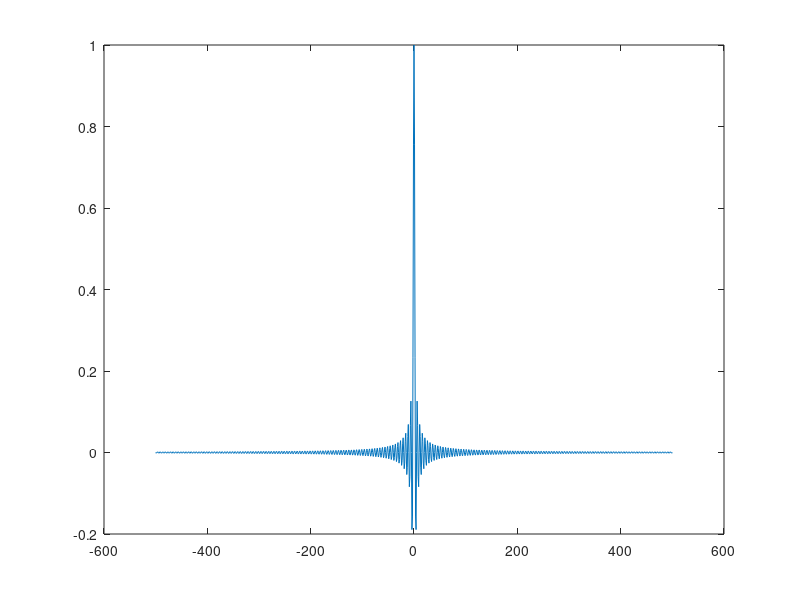
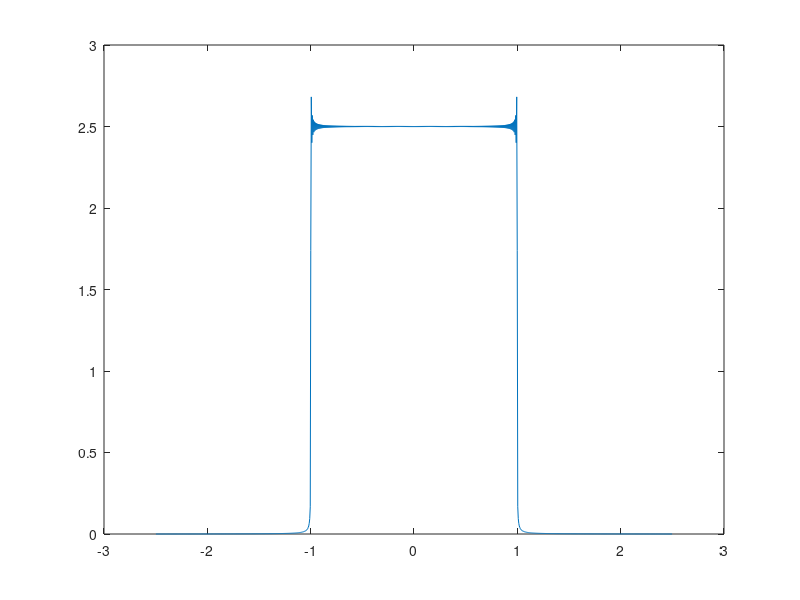
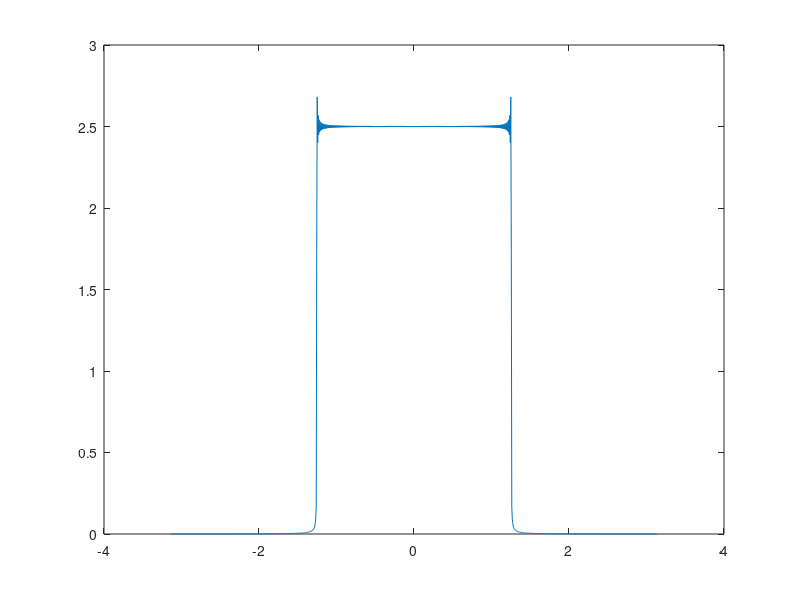
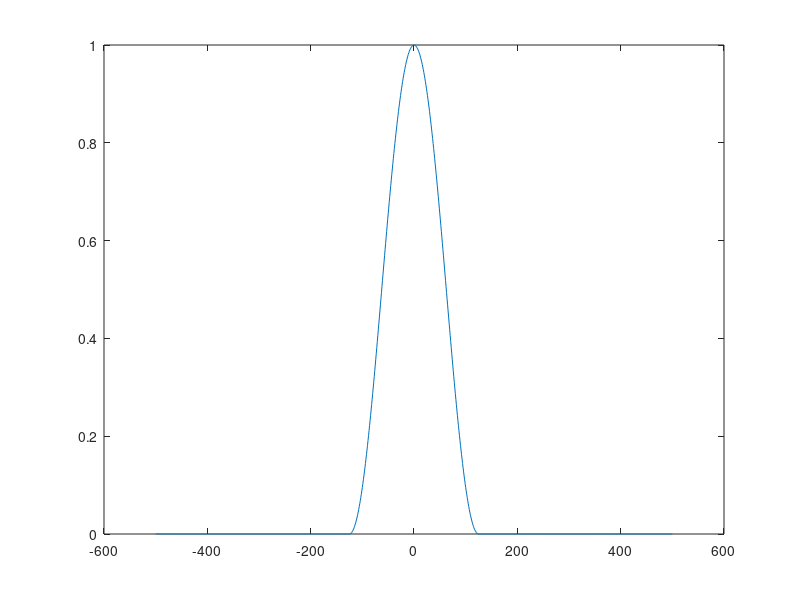

Write the MATLAB code that produced these figures, in order.
% 1(a) 
N = 1001;
T = 100;
N1 = 500;
n = -N1:1:N1;
Ts = T/N1;
x = sinc(2.*n*Ts);
figure;
plot(n,x);

% 1(b)
y = fft(x,N);
Xf = fftshift(abs(y));
Fs = 1/Ts;
omega = Fs*(-N1:N1)/N;
figure;
plot(omega,Xf);

% 1(c)

Xk = 0;
k = -N1:N1;
omega_k = 2*pi*(k-1)/N;
for q=1:N
    index = -N1+q-1;
    Xk=Xk+x(q)*exp((-1i)*2*pi*(index)*(k-1)/N);
end

figure;
plot(omega_k,abs(Xk));

% 1(d)
Tw = T/2;
w = 1:N;
for i = 1:N
    j = -N1+(i-1);
    if(abs(j*Ts)<=Tw/2)
        w(i) = 1/2*(1+cos(2*pi*abs(j*Ts)/Tw));
    else
        w(i) = 0;
    end
end
figure
plot(n,w);

% 1(e)
x_hann = x .* w;
figure;
plot(n,x_hann);

% 1(f)
y_hann = fft(x_hann,N);
Xf_hann = fftshift(abs(y_hann));
figure;
plot(omega,Xf_hann);

